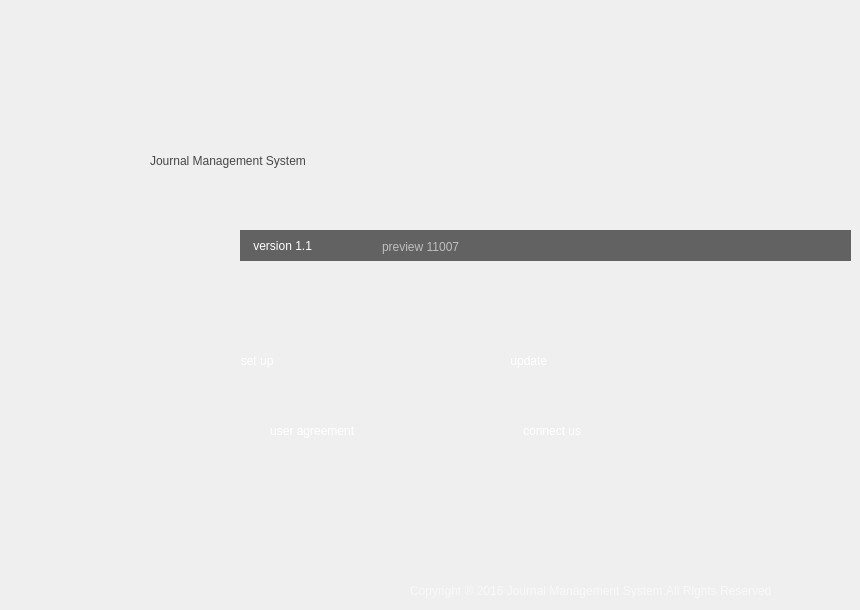
     <widget class="QWidget" name="more_tab">
      <property name="styleSheet">
       <string notr="true"/>
      </property>
      <attribute name="title">
       <string>more</string>
      </attribute>
      <widget class="QLabel" name="system_name">
       <property name="geometry">
        <rect>
         <x>150</x>
         <y>130</y>
         <width>531</width>
         <height>61</height>
        </rect>
       </property>
       <property name="styleSheet">
        <string notr="true">background-color: rgba(0, 0, 0, 0);
color: rgba(0, 0, 0, 180);
font: 75 32pt &quot;Tempus Sans ITC&quot;;</string>
       </property>
       <property name="text">
        <string>Journal Management System</string>
       </property>
      </widget>
      <widget class="QLabel" name="system_name_2">
       <property name="geometry">
        <rect>
         <x>240</x>
         <y>230</y>
         <width>611</width>
         <height>31</height>
        </rect>
       </property>
       <property name="styleSheet">
        <string notr="true">background-color: rgba(0, 0, 0, 150);
color: rgba(255, 255, 255, 255);
font: 15pt &quot;Century Gothic&quot;;</string>
       </property>
       <property name="text">
        <string>    version 1.1</string>
       </property>
      </widget>
      <widget class="QLabel" name="label_2">
       <property name="geometry">
        <rect>
         <x>130</x>
         <y>320</y>
         <width>561</width>
         <height>161</height>
        </rect>
       </property>
       <property name="styleSheet">
        <string notr="true">background-color: rgba(255, 255, 255, 0);
border-image: url(:/small_unit/black Header60.png);</string>
       </property>
       <property name="text">
        <string/>
       </property>
      </widget>
      <widget class="QLabel" name="copyright">
       <property name="geometry">
        <rect>
         <x>410</x>
         <y>580</y>
         <width>431</width>
         <height>21</height>
        </rect>
       </property>
       <property name="styleSheet">
        <string notr="true">background-color: rgba(255, 255, 255, 0);
color: rgba(255, 255, 255, 150);
font: 10pt &quot;Century Gothic&quot;;
</string>
       </property>
       <property name="text">
        <string>Copyright ® 2016 Journal Management System.All Rights Reserved</string>
       </property>
      </widget>
      <widget class="QPushButton" name="pushButton_2">
       <property name="geometry">
        <rect>
         <x>190</x>
         <y>340</y>
         <width>111</width>
         <height>41</height>
        </rect>
       </property>
       <property name="styleSheet">
        <string notr="true">QPushButton 
{ 
background-color: rgba(255, 255, 255, 0);
color: rgb(255, 255, 255);
font: 75 16pt &quot;Century Gothic&quot;;
	border-radius: 0px; 
}
QPushButton:hover 
{ 
    color: rgb(0, 0, 192);
}
QPushButton:pressed
{
	color: rgb(0, 0, 127);
}</string>
       </property>
       <property name="text">
        <string>       set up</string>
       </property>
       <property name="flat">
        <bool>true</bool>
       </property>
      </widget>
      <widget class="QPushButton" name="pushButton_3">
       <property name="geometry">
        <rect>
         <x>450</x>
         <y>340</y>
         <width>131</width>
         <height>41</height>
        </rect>
       </property>
       <property name="styleSheet">
        <string notr="true">QPushButton 
{ 
background-color: rgba(255, 255, 255, 0);
color: rgb(255, 255, 255);
font: 75 16pt &quot;Century Gothic&quot;;
	border-radius: 0px; 
}
QPushButton:hover 
{ 
    color: rgb(0, 0, 192);
}
QPushButton:pressed
{
	color: rgb(0, 0, 127);
}</string>
       </property>
       <property name="text">
        <string>        update</string>
       </property>
       <property name="flat">
        <bool>true</bool>
       </property>
      </widget>
      <widget class="QPushButton" name="pushButton_8">
       <property name="geometry">
        <rect>
         <x>190</x>
         <y>410</y>
         <width>221</width>
         <height>41</height>
        </rect>
       </property>
       <property name="styleSheet">
        <string notr="true">QPushButton 
{ 
background-color: rgba(255, 255, 255, 0);
color: rgb(255, 255, 255);
font: 75 16pt &quot;Century Gothic&quot;;
	border-radius: 0px; 
}
QPushButton:hover 
{ 
    color: rgb(0, 0, 192);
}
QPushButton:pressed
{
	color: rgb(0, 0, 127);
}</string>
       </property>
       <property name="text">
        <string>       user agreement</string>
       </property>
       <property name="flat">
        <bool>true</bool>
       </property>
      </widget>
      <widget class="QPushButton" name="pushButton_9">
       <property name="geometry">
        <rect>
         <x>450</x>
         <y>410</y>
         <width>181</width>
         <height>41</height>
        </rect>
       </property>
       <property name="styleSheet">
        <string notr="true">QPushButton 
{ 
background-color: rgba(255, 255, 255, 0);
color: rgb(255, 255, 255);
font: 75 16pt &quot;Century Gothic&quot;;
	border-radius: 0px; 
}
QPushButton:hover 
{ 
    color: rgb(0, 0, 192);
}
QPushButton:pressed
{
	color: rgb(0, 0, 127);
}</string>
       </property>
       <property name="text">
        <string>       connect us</string>
       </property>
       <property name="flat">
        <bool>true</bool>
       </property>
      </widget>
      <widget class="QLabel" name="label_3">
       <property name="geometry">
        <rect>
         <x>382</x>
         <y>236</y>
         <width>91</width>
         <height>21</height>
        </rect>
       </property>
       <property name="styleSheet">
        <string notr="true">background-color: rgba(255, 255, 255, 0);
color: rgba(255, 255, 255, 150);
font: 9pt &quot;Century Gothic&quot;;</string>
       </property>
       <property name="text">
        <string>preview 11007</string>
       </property>
      </widget>
      <widget class="QLabel" name="label_4">
       <property name="geometry">
        <rect>
         <x>190</x>
         <y>350</y>
         <width>25</width>
         <height>25</height>
        </rect>
       </property>
       <property name="styleSheet">
        <string notr="true">background-color: rgba(255, 255, 255, 0);
border-image: url(:/icons/Setting.png);</string>
       </property>
       <property name="text">
        <string/>
       </property>
      </widget>
      <widget class="QLabel" name="label_5">
       <property name="geometry">
        <rect>
         <x>450</x>
         <y>425</y>
         <width>25</width>
         <height>20</height>
        </rect>
       </property>
       <property name="styleSheet">
        <string notr="true">background-color: rgba(255, 255, 255, 0);
border-image: url(:/icons/Mail.png);</string>
       </property>
       <property name="text">
        <string/>
       </property>
      </widget>
      <widget class="QLabel" name="label_6">
       <property name="geometry">
        <rect>
         <x>192</x>
         <y>420</y>
         <width>20</width>
         <height>25</height>
        </rect>
       </property>
       <property name="styleSheet">
        <string notr="true">background-color: rgba(255, 255, 255, 0);
border-image: url(:/icons/New post.png);</string>
       </property>
       <property name="text">
        <string/>
       </property>
      </widget>
      <widget class="QLabel" name="label_7">
       <property name="geometry">
        <rect>
         <x>450</x>
         <y>350</y>
         <width>25</width>
         <height>25</height>
        </rect>
       </property>
       <property name="styleSheet">
        <string notr="true">background-color: rgba(255, 255, 255, 0);
border-image: url(:/icons/Repeat.png);</string>
       </property>
       <property name="text">
        <string/>
       </property>
      </widget>
      <zorder>system_name</zorder>
      <zorder>system_name_2</zorder>
      <zorder>label_2</zorder>
      <zorder>copyright</zorder>
      <zorder>label_3</zorder>
      <zorder>label_4</zorder>
      <zorder>label_5</zorder>
      <zorder>label_6</zorder>
      <zorder>label_7</zorder>
      <zorder>pushButton_9</zorder>
      <zorder>pushButton_3</zorder>
      <zorder>pushButton_2</zorder>
      <zorder>pushButton_8</zorder>
     </widget>
